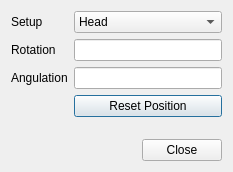
<?xml version="1.0" encoding="UTF-8"?>
<ui version="4.0">
 <class>CarmWidget</class>
 <widget class="QDialog" name="CarmWidget">
  <property name="geometry">
   <rect>
    <x>0</x>
    <y>0</y>
    <width>233</width>
    <height>172</height>
   </rect>
  </property>
  <property name="windowTitle">
   <string>Dialog</string>
  </property>
  <layout class="QVBoxLayout" name="verticalLayout">
   <item>
    <layout class="QFormLayout" name="formLayout">
     <item row="0" column="0">
      <widget class="QLabel" name="label">
       <property name="text">
        <string>Setup</string>
       </property>
      </widget>
     </item>
     <item row="0" column="1">
      <widget class="QComboBox" name="setupBox">
       <property name="editable">
        <bool>false</bool>
       </property>
       <item>
        <property name="text">
         <string>Head </string>
        </property>
       </item>
       <item>
        <property name="text">
         <string>Side</string>
        </property>
       </item>
       <item>
        <property name="text">
         <string>Ceil</string>
        </property>
       </item>
      </widget>
     </item>
     <item row="1" column="0">
      <widget class="QLabel" name="label_2">
       <property name="text">
        <string>Rotation</string>
       </property>
      </widget>
     </item>
     <item row="1" column="1">
      <widget class="QLineEdit" name="rotation"/>
     </item>
     <item row="2" column="0">
      <widget class="QLabel" name="label_3">
       <property name="text">
        <string>Angulation</string>
       </property>
      </widget>
     </item>
     <item row="2" column="1">
      <widget class="QLineEdit" name="angulation"/>
     </item>
     <item row="3" column="1">
      <widget class="QPushButton" name="reset">
       <property name="text">
        <string>Reset Position</string>
       </property>
      </widget>
     </item>
    </layout>
   </item>
   <item>
    <layout class="QHBoxLayout" name="horizontalLayout">
     <item>
      <spacer name="horizontalSpacer">
       <property name="orientation">
        <enum>Qt::Horizontal</enum>
       </property>
       <property name="sizeHint" stdset="0">
        <size>
         <width>40</width>
         <height>20</height>
        </size>
       </property>
      </spacer>
     </item>
     <item>
      <widget class="QPushButton" name="pushButton">
       <property name="text">
        <string>Close</string>
       </property>
      </widget>
     </item>
    </layout>
   </item>
  </layout>
 </widget>
 <resources/>
 <connections>
  <connection>
   <sender>pushButton</sender>
   <signal>clicked()</signal>
   <receiver>CarmWidget</receiver>
   <slot>Close()</slot>
   <hints>
    <hint type="sourcelabel">
     <x>177</x>
     <y>151</y>
    </hint>
    <hint type="destinationlabel">
     <x>84</x>
     <y>142</y>
    </hint>
   </hints>
  </connection>
 </connections>
 <slots>
  <slot>Close()</slot>
 </slots>
</ui>
